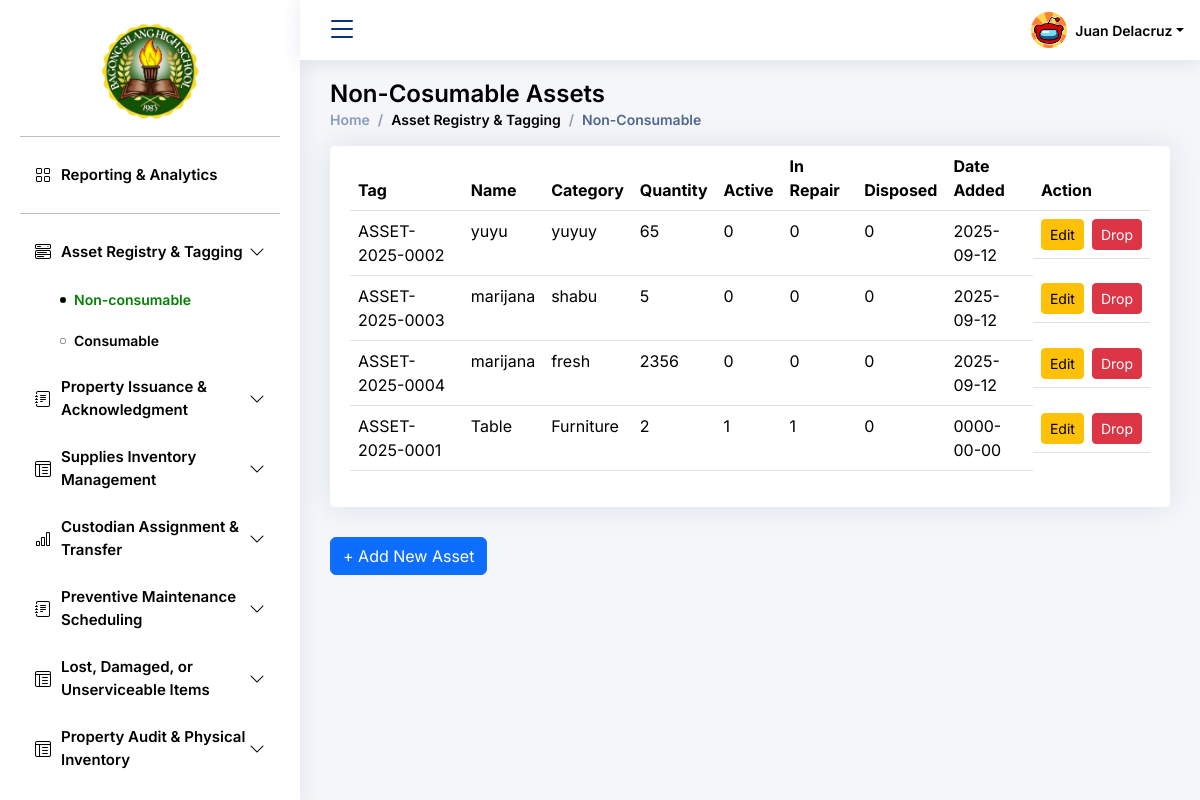
Page /asset_registry_module/non-consumable/non-consumable.php on the committed database.
### tables this page shows
CREATE TABLE `bcp_sms4_asset` (
  `id` int(11) NOT NULL,
  `asset_tag` varchar(255) DEFAULT NULL,
  `name` varchar(255) NOT NULL,
  `category` varchar(255) NOT NULL,
  `quantity` int(11) NOT NULL,
  `active` int(11) NOT NULL,
  `in_repair` int(11) NOT NULL,
  `disposed` int(11) NOT NULL,
  `purchase_date` date NOT NULL,
  `created_at` date NOT NULL
);

### asset_registry_module/non-consumable/list_assets.php (the view, shortened to what this page needs)
<?php
include "edit_botton_list.php";
include "delete_asset.php";
$result = $conn->query("SELECT * FROM bcp_sms4_asset ORDER BY created_at DESC");
?>
<!DOCTYPE html>
<html>
<head>
</head>
<body>
<section class="section">
  <div class="row">
    <div class="col-lg-12">
      <div class="card">
        <div class="card-body">
          <table class="table datatable">
            <thead>
              <tr>
                <th>Tag</th>
                <th>Name</th>
                <th>Category</th>
                <th>Quantity</th>
                <th>Active</th>
                <th>In Repair</th>
                <th>Disposed</th>
                <th data-type="date" data-format="YYYY/MM/DD">Date Added</th>
                <th>Action</th>
              </tr>
            </thead>
            <tbody>
              <?php while($row = $result->fetch_assoc()): ?>
                <tr>
                  <td><?= $row['asset_tag'] ?></td>
                  <td><?= $row['name'] ?></td>
                  <td><?= $row['category'] ?></td>
                  <td><?= $row['quantity'] ?></td>
                  <td><?= $row['active'] ?></td>
                  <td><?= $row['in_repair'] ?></td>
                  <td><?= $row['disposed'] ?></td>
                  <td><?= $row['created_at'] ?></td>
                  <td style="display:flex; gap:8px;">
                       <button type="button" class="btn btn-warning btn-sm"
                          data-asset_tag="<?= $row['asset_tag'] ?>"
                          data-active="<?= $row['active'] ?>"
                          data-in_repair="<?= $row['in_repair'] ?>"
                          data-disposed="<?= $row['disposed'] ?>"
                          onclick="openEditModal(this)">
                          Edit
                      </button>
                      <form method="POST" action="delete_asset.php" style="margin:0;" onsubmit="return confirmDelete(this);">
                          <button type="submit"  class="btn btn-danger btn-sm">Drop</button>
                      </form>
                  </td>
                </tr>
              <?php endwhile; ?>
            </tbody>
          </table>
        </div>
      </div>
    </div>
  </div>
</section>
<button type="button" class="btn btn-primary" onclick="openModal('registerAssetModal')">
  + Add New Asset
</button>
</body>
</html>
</body>
</html>

### assets/css/style.css (style rules this page uses)
:root { scroll-behavior: smooth; }
body { font-family: "Inter", sans-serif; background: #f6f9ff; color: #444444; }
.card { margin-bottom: 30px; border: none; border-radius: 5px; box-shadow: 0px 0 30px rgba(1, 41, 112, 0.1); }
.card-body { padding: 0 20px 20px 20px; }

### assets/css/schedule_maintenance.css (style rules this page uses)
html, body { margin: 0; padding: 0; font-family: "Inter", sans-serif; background: #f4f6f9; }

### rows in the picture
bcp_sms4_asset: asset_tag "ASSET-2025-0002", name "yuyu", category "yuyuy", quantity "65", active "0", in_repair "0", disposed "0", created_at "2025-09-12"
bcp_sms4_asset: asset_tag "ASSET-2025-0003", name "marijana", category "shabu", quantity "5", active "0", in_repair "0", disposed "0", created_at "2025-09-12"
bcp_sms4_asset: asset_tag "ASSET-2025-0004", name "marijana", category "fresh", quantity "2356", active "0", in_repair "0", disposed "0", created_at "2025-09-12"
bcp_sms4_asset: asset_tag "ASSET-2025-0001", name "Table", category "Furniture", quantity "2", active "1", in_repair "1", disposed "0", created_at "0000-00-00"
